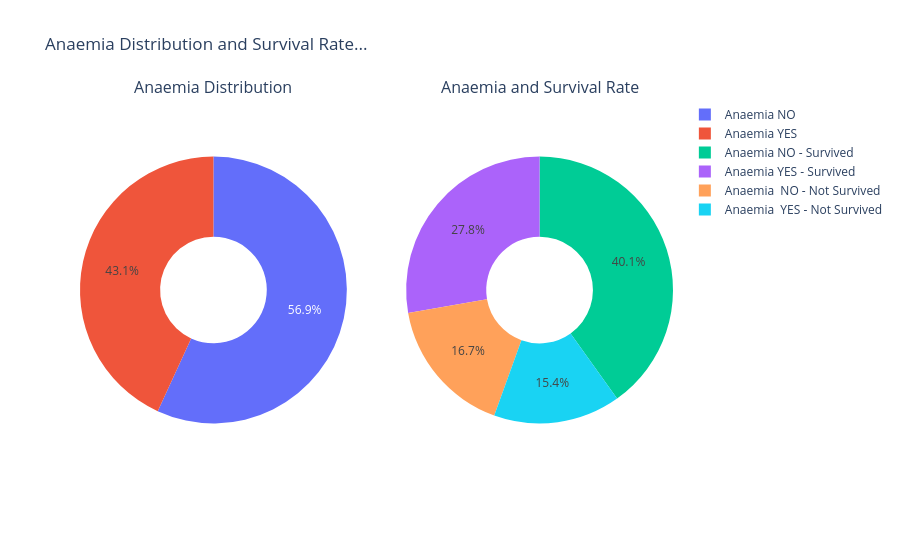

Here is the notebook cell this chart was saved with:
### Code cell
# Create subplots: use 'domain' type for Pie subplot
fig = make_subplots(rows=1, cols=2, specs=[[{'type':'domain'}, {'type':'domain'}]], 
                    subplot_titles=['Anaemia Distribution', 'Anaemia and Survival Rate'])

labels1 = ["Anaemia YES", "Anaemia NO"]
values1 = [len(anaemia_yes), len(anaemia_no)]

labels2 = ['Anaemia YES - Survived','Anaemia  YES - Not Survived', 'Anaemia NO - Survived',
           'Anaemia  NO - Not Survived']
values2 = [len(anaemia_yes_survived), len(anaemia_yes_not_survived),
          len(anaemia_no_survived), len(anaemia_no_not_survived)]

fig.add_trace(go.Pie(labels=labels1, values=values1, name="Distribution of Anaemia"), 1, 1)
fig.add_trace(go.Pie(labels=labels2, values=values2, name='Anaemia & Survival'), 1, 2)

# Use `hole` to create a donut-like pie chart
fig.update_traces(hole=.4, hoverinfo="label+percent+name")

fig.update_layout(title_text="Anaemia Distribution and Survival Rate...")

fig.show()

### Figure 1 — Plotly figure (JSON) as saved in the notebook; plotly's stock layout.template omitted (floating-point values rounded to 4 significant figures)
{"data": [{"domain": {"x": [0, 0.45], "y": [0, 1]}, "hole": 0.4, "hoverinfo": "label+percent+name", "labels": ["Anaemia YES", "Anaemia NO"], "name": "Distribution of Anaemia", "type": "pie", "values": [129, 170]}, {"domain": {"x": [0.55, 1], "y": [0, 1]}, "hole": 0.4, "hoverinfo": "label+percent+name", "labels": ["Anaemia YES - Survived", "Anaemia  YES - Not Survived", "Anaemia NO - Survived", "Anaemia  NO - Not Survived"], "name": "Anaemia & Survival", "type": "pie", "values": [83, 46, 120, 50]}], "layout": {"annotations": [{"font": {"size": 16}, "showarrow": false, "text": "Anaemia Distribution", "x": 0.225, "xanchor": "center", "xref": "paper", "y": 1, "yanchor": "bottom", "yref": "paper"}, {"font": {"size": 16}, "showarrow": false, "text": "Anaemia and Survival Rate", "x": 0.775, "xanchor": "center", "xref": "paper", "y": 1, "yanchor": "bottom", "yref": "paper"}], "autosize": true, "title": {"text": "Anaemia Distribution and Survival Rate..."}}}
